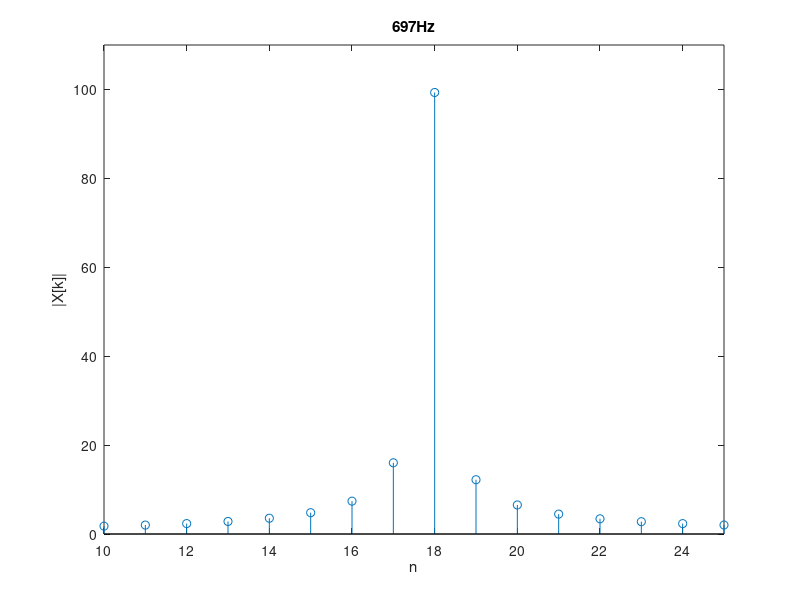
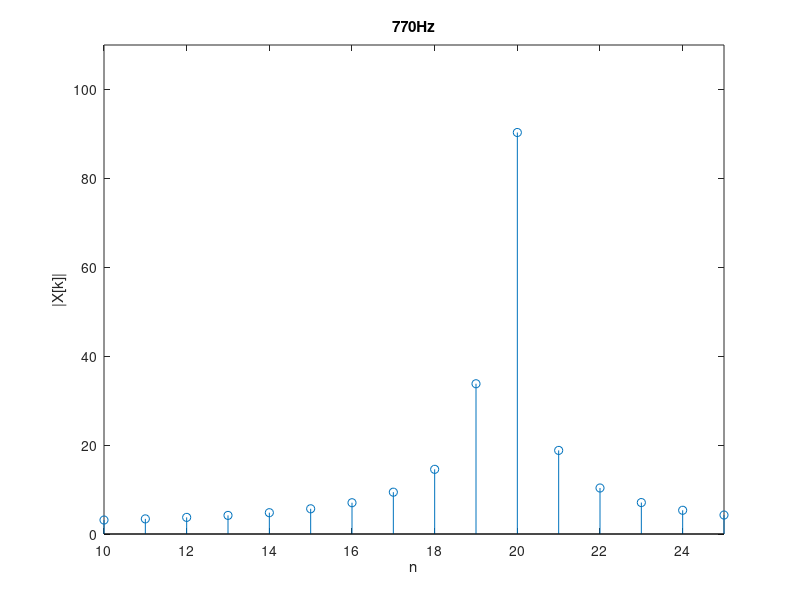
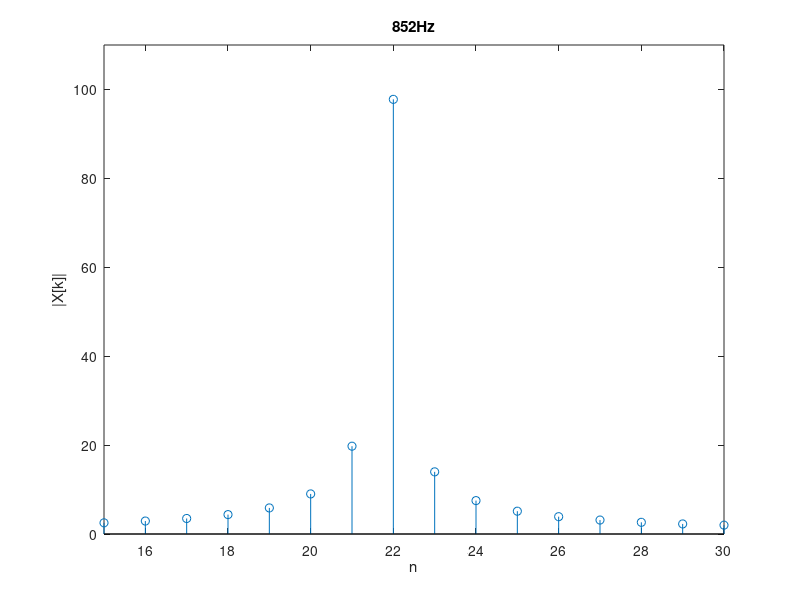
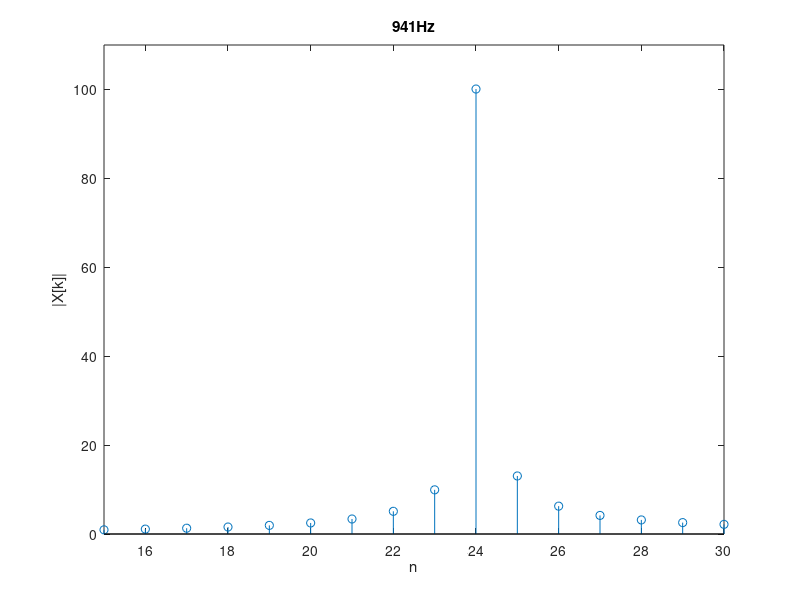

Write MATLAB code to recreate these figures, in order.
%LAB 7 Ex01
clear; clc; close all;

fs=8000;
n=0:204;

f=[697 770 852 941 1209 1336 1447 1633];
escala=[[10 25];[10 25];[15 30];[15 30];[25 40];[25 40];[35 50];[35 50]];
for i=1:8
figure(i);
x=sin(2*pi*f(i)*n*(1/fs));
X=fft(x);
stem(n,abs(X));
label=num2str(f(i));
title(strcat(label,'Hz'));
ylabel('|X[k]|');
xlabel('n');
axis([escala(i,1) escala(i,2) 0 110]);
end
